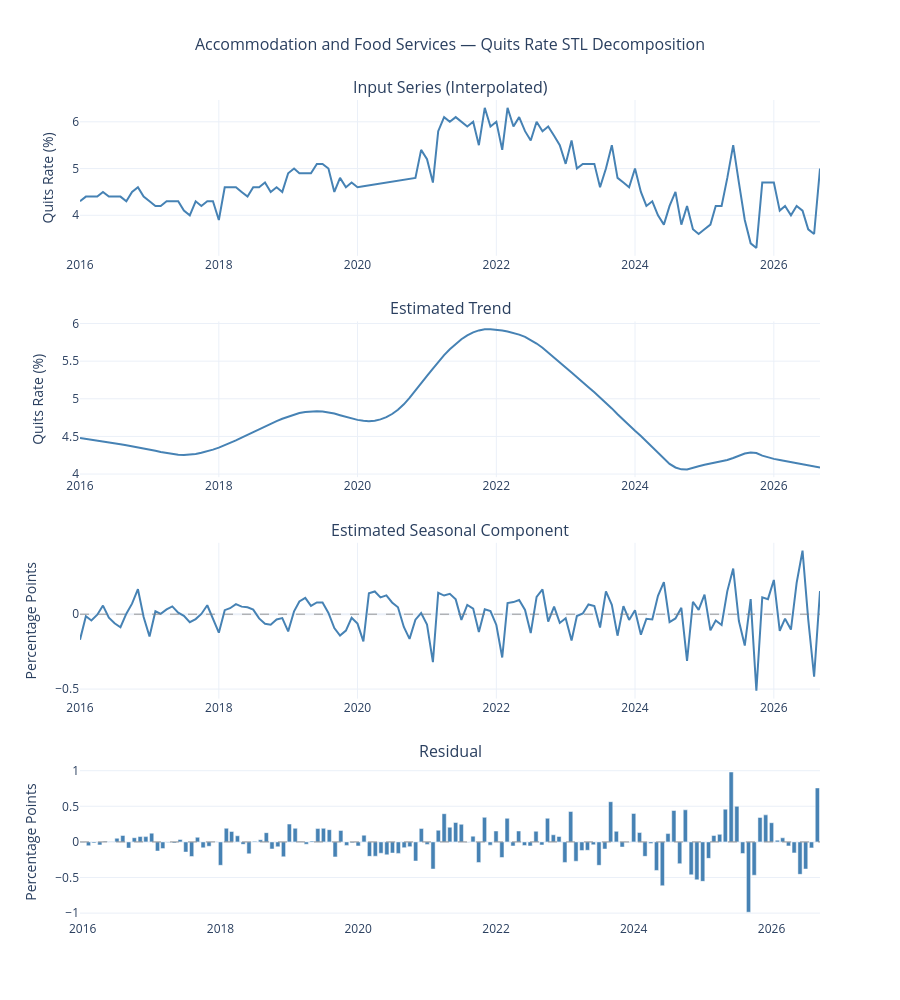

The cell this chart's notebook holds for it:
### Markdown cell above
## Autocorrelation

The autocorrelation function shows how closely quit rates relate to their past values at different monthly lags. It is calculated using the interpolated series.

The ACF generally declines as the lag increases, remaining positive through lag 22, reaching approximately zero around lag 23, and becoming negative at longer lags. This pattern indicates substantial persistence, meaning that periods of relatively high or low quit rates tend to carry forward into subsequent months. Because the ACF is calculated on the level series, the gradual decline may reflect both serial dependence and longer-term movement rather than a specific autoregressive structure. Interpolation also smooths part of the series and can influence the measured persistence.

The dashed lines show approximate 95% white-noise reference bounds. They provide a visual benchmark for individual lags, rather than a definitive test across all lags or a method for selecting a forecasting model.

There is no distinct peak at lag 12 relative to neighboring lags. Such a peak can indicate an annual pattern, although its absence alone does not rule out seasonality. Since BLS already seasonally adjusts this series, the relevant question is whether annual dependence remains after that adjustment.

The ACF shows substantial persistence without a distinct annual peak, consistent with the earlier seasonality analysis. Nonseasonal forecasting models are therefore reasonable candidates, with their performance to be assessed through validation.

### Code cell
# =============================================================================
# Section 5: Full STL Decomposition
# =============================================================================
trend = stl_fit.trend
seasonal = stl_fit.seasonal
residual = stl_fit.resid

fig = make_subplots(
    rows=4, cols=1,
    subplot_titles=(
    'Input Series (Interpolated)',
    'Estimated Trend',
    'Estimated Seasonal Component',
    'Residual'
),
    vertical_spacing=0.08
)

# --- Observed ---
fig.add_trace(go.Scatter(
    x=df_interp.index, y=df_interp['quit_rate'],
    mode='lines', name='Observed',
    line=dict(color='steelblue', width=2),
    showlegend=False,
    hovertemplate='%{x|%b %Y}: %{customdata}<extra></extra>',
    customdata=[f'{v:.1f}%' for v in df_interp['quit_rate']]
), row=1, col=1)

# --- Trend ---
fig.add_trace(go.Scatter(
    x=df_interp.index, y=trend,
    mode='lines', name='Trend',
    line=dict(color='steelblue', width=2),
    showlegend=False,
    hovertemplate='%{x|%b %Y}: %{customdata}<extra></extra>',
    customdata=[f'{v:.2f}%' for v in trend]
), row=2, col=1)

# --- Seasonal ---
fig.add_trace(go.Scatter(
    x=df_interp.index, y=seasonal,
    mode='lines', name='Seasonal',
    line=dict(color='steelblue', width=2),
    showlegend=False,
    hovertemplate='%{x|%b %Y}: %{customdata}<extra></extra>',
    customdata=[f'{v:.3f} ppts' for v in seasonal]
), row=3, col=1)

fig.add_hline(y=0, line_color='gray', line_width=0.8, line_dash='dash', row=3, col=1)

# --- Residual ---
fig.add_trace(go.Bar(
    x=df_interp.index, y=residual,
    name='Residual',
    marker_color='steelblue',
    showlegend=False,
    hovertemplate='%{x|%b %Y}: %{customdata}<extra></extra>',
    customdata=[f'{v:.3f} ppts' for v in residual]
), row=4, col=1)

fig.add_hline(y=0, line_color='gray', line_width=0.8, line_dash='dash', row=4, col=1)

fig.update_yaxes(title_text='Quits Rate (%)', row=1, col=1)
fig.update_yaxes(title_text='Quits Rate (%)', row=2, col=1)
fig.update_yaxes(title_text='Percentage Points', row=3, col=1)
fig.update_yaxes(title_text='Percentage Points', row=4, col=1)

fig.update_layout(
    title=dict(text='Accommodation and Food Services — Quits Rate STL Decomposition',
               x=0.5, font=dict(size=16)),
    height=1000,
    template='plotly_white',
    hovermode='x unified'
)

fig.show()

### Figure 1 — Plotly figure (JSON) as saved in the notebook; plotly's stock layout.template omitted (floating-point values rounded to 4 significant figures; data arrays with more than 128 entries replaced by an {"elided": "..."} marker saying what was removed)
{"data": [{"customdata": {"elided": "129 str values"}, "hovertemplate": "%{x|%b %Y}: %{customdata}<extra></extra>", "line": {"color": "steelblue", "width": 2}, "mode": "lines", "name": "Observed", "showlegend": false, "type": "scatter", "x": {"elided": "129 str values"}, "xaxis": "x", "y": {"elided": "129 float values"}, "yaxis": "y"}, {"customdata": {"elided": "129 str values"}, "hovertemplate": "%{x|%b %Y}: %{customdata}<extra></extra>", "line": {"color": "steelblue", "width": 2}, "mode": "lines", "name": "Trend", "showlegend": false, "type": "scatter", "x": {"elided": "129 str values"}, "xaxis": "x2", "y": {"elided": "129 float values"}, "yaxis": "y2"}, {"customdata": {"elided": "129 str values"}, "hovertemplate": "%{x|%b %Y}: %{customdata}<extra></extra>", "line": {"color": "steelblue", "width": 2}, "mode": "lines", "name": "Seasonal", "showlegend": false, "type": "scatter", "x": {"elided": "129 str values"}, "xaxis": "x3", "y": {"elided": "129 float values"}, "yaxis": "y3"}, {"customdata": {"elided": "129 str values"}, "hovertemplate": "%{x|%b %Y}: %{customdata}<extra></extra>", "marker": {"color": "steelblue"}, "name": "Residual", "showlegend": false, "type": "bar", "x": {"elided": "129 str values"}, "xaxis": "x4", "y": {"elided": "129 float values"}, "yaxis": "y4"}], "layout": {"annotations": [{"font": {"size": 16}, "showarrow": false, "text": "Input Series (Interpolated)", "x": 0.5, "xanchor": "center", "xref": "paper", "y": 1, "yanchor": "bottom", "yref": "paper"}, {"font": {"size": 16}, "showarrow": false, "text": "Estimated Trend", "x": 0.5, "xanchor": "center", "xref": "paper", "y": 0.73, "yanchor": "bottom", "yref": "paper"}, {"font": {"size": 16}, "showarrow": false, "text": "Estimated Seasonal Component", "x": 0.5, "xanchor": "center", "xref": "paper", "y": 0.46, "yanchor": "bottom", "yref": "paper"}, {"font": {"size": 16}, "showarrow": false, "text": "Residual", "x": 0.5, "xanchor": "center", "xref": "paper", "y": 0.19, "yanchor": "bottom", "yref": "paper"}], "height": 1000, "hovermode": "x unified", "shapes": [{"line": {"color": "gray", "dash": "dash", "width": 0.8}, "type": "line", "x0": 0, "x1": 1, "xref": "x3 domain", "y0": 0, "y1": 0, "yref": "y3"}, {"line": {"color": "gray", "dash": "dash", "width": 0.8}, "type": "line", "x0": 0, "x1": 1, "xref": "x4 domain", "y0": 0, "y1": 0, "yref": "y4"}], "title": {"font": {"size": 16}, "text": "Accommodation and Food Services — Quits Rate STL Decomposition", "x": 0.5}, "xaxis": {"anchor": "y", "domain": [0, 1]}, "xaxis2": {"anchor": "y2", "domain": [0, 1]}, "xaxis3": {"anchor": "y3", "domain": [0, 1]}, "xaxis4": {"anchor": "y4", "domain": [0, 1]}, "yaxis": {"anchor": "x", "domain": [0.81, 1], "title": {"text": "Quits Rate (%)"}}, "yaxis2": {"anchor": "x2", "domain": [0.54, 0.73], "title": {"text": "Quits Rate (%)"}}, "yaxis3": {"anchor": "x3", "domain": [0.27, 0.46], "title": {"text": "Percentage Points"}}, "yaxis4": {"anchor": "x4", "domain": [0, 0.19], "title": {"text": "Percentage Points"}}}}
